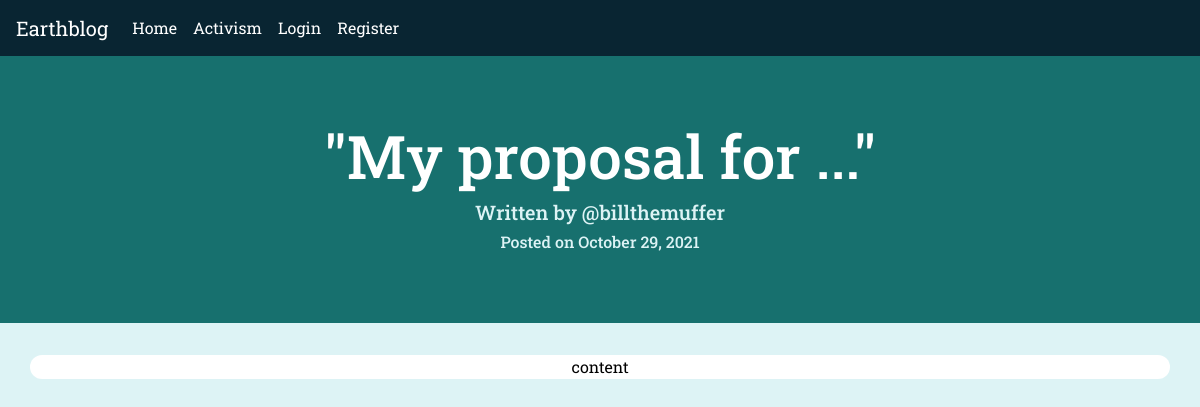
The page /1 on the database its author committed.
### earthblog/models.py (models this page shows, shortened)
class BlogPost(db.Model):
    users = db.relationship(User)
    id = db.Column(db.Integer,primary_key=True)
    user_id = db.Column(db.Integer,db.ForeignKey('users.id'),nullable=False)
    date = db.Column(db.DateTime,nullable=False,default=datetime.utcnow)
    title = db.Column(db.String(140),nullable=False)
    text = db.Column(db.Text,nullable=False)

class User(db.Model,UserMixin):
    __tablename__ = 'users'
    id = db.Column(db.Integer,primary_key=True)
    profile_image = db.Column(db.String(64),nullable=False,default=
                    'default_profile.png')
    email = db.Column(db.String(64),unique=True,index=True)
    username = db.Column(db.String(64),unique=True,index=True)
    password_hash = db.Column(db.String(128))
    posts = db.relationship('BlogPost',backref='author',lazy=True)

### earthblog/users/views.py (the view)
@users.route('/<username>')
def user_posts(username):
    page = request.args.get('page',1,type=int)
    user = User.query.filter_by(username=username).first_or_404()
    blog_posts = BlogPost.query.filter_by(author=user).order_by(BlogPost.date.desc()).paginate(page=page,per_page=5)
    return render_template('user_blog_posts.html',blog_posts=blog_posts,user=user)

### earthblog/__init__.py (called while the page is built)
@app.context_processor
def override_url_for():
    return dict(url_for=dated_url_for)

def dated_url_for(endpoint, **values):
    if endpoint == 'static':
        filename = values.get('filename', None)
        if filename:
            file_path = os.path.join(app.root_path,
                                 endpoint, filename)
            values['q'] = int(os.stat(file_path).st_mtime)
    return url_for(endpoint, **values)

### earthblog/blog_posts/views.py (called while the page is built)
@blog_posts.route('/<int:blog_post_id>')
def blog_post(blog_post_id):
    blog_post = BlogPost.query.get_or_404(blog_post_id)
    return render_template('blog_post.html',title=blog_post.title,
                            date=blog_post.date,post=blog_post)

### earthblog/templates/blog_post.html (shortened to what this page needs)
{% extends 'base.html' %}
{% block content %}
<div class="jumbotron jumbotron-fluid">
  <h1 style='font-size:60px;color:white'>"{{title}}"</h1>
  <h5 style='color:#DDF3F5'>Written by @{{post.author.username}}</h5>
  <h6 style='color:#DDF3F5'>Posted on {{post.date.strftime('%B %d, %Y')}}</h6>
</div>
<div style="background-color:white;padding:0px;border-radius:15px" class="container">
  <p>{{post.text}}</p>
</div>
<br><br>
<br><br>
{% endblock %}

### earthblog/static/style.css (style rules this page uses)
h1 { color: white; font-family: 'Roboto Slab', serif; }
h5 { font-family: 'Roboto Slab', serif; }
h6 { color: white; font-family: 'Roboto Slab', serif; }
p { color: black; font-family: 'Roboto Slab', serif; }
body { color: #204051 }
.jumbotron { background-color: #17706E; }
body { background-color: #DDF3F5 }

### rows shown on the page
BlogPost: title "My proposal for ...", date "October 29, 2021", text "content"
User: author.username "billthemuffer"
